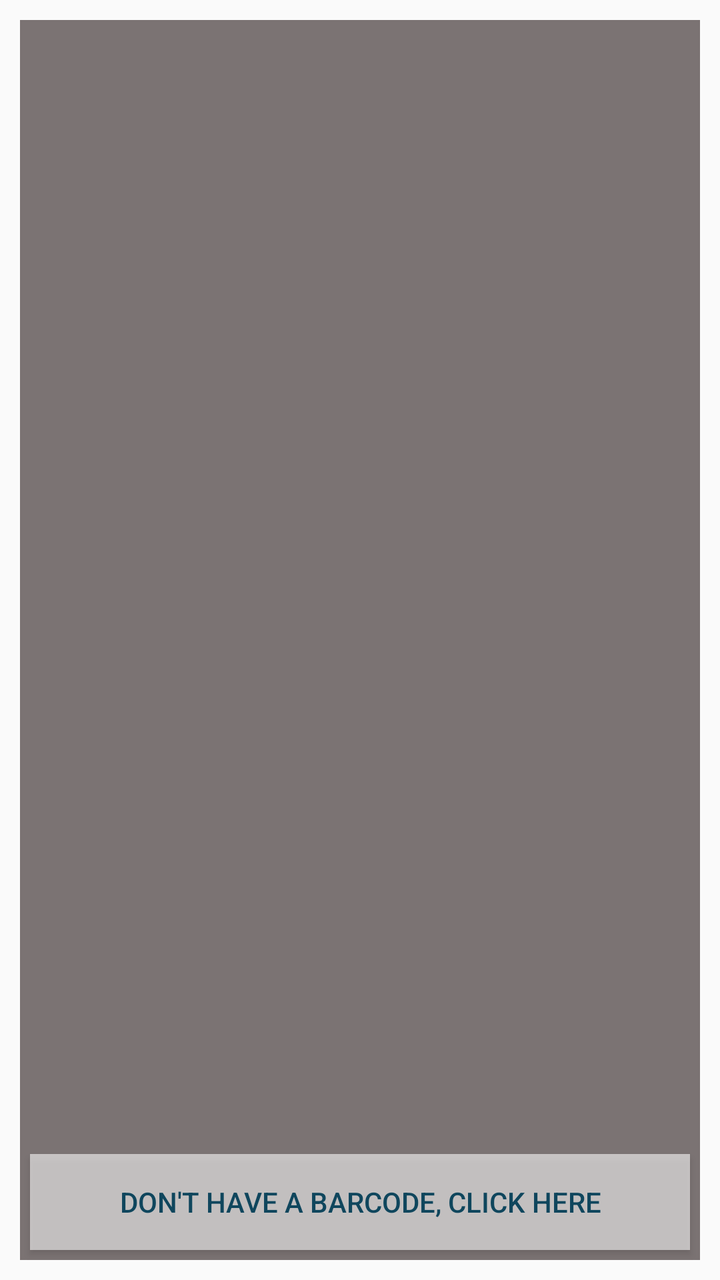
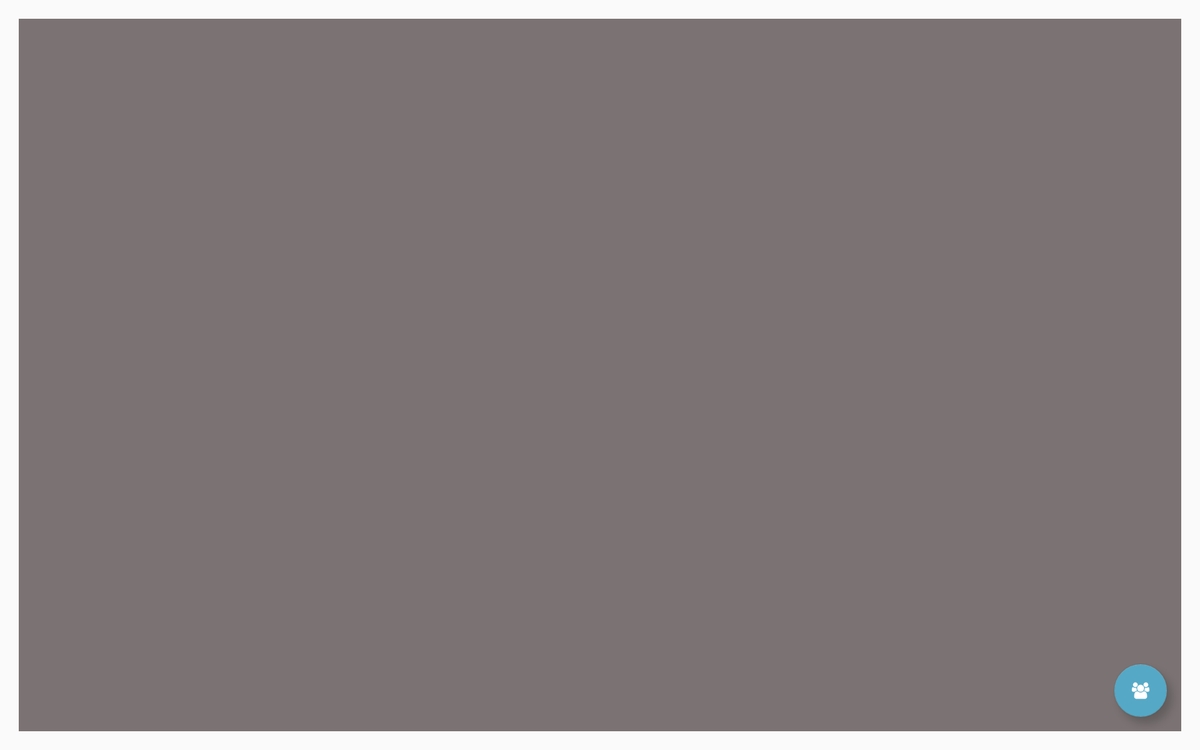

One screen, two layout resources from the same app: the default and the repository's alternative for another configuration. Each is rendered where Android would select it; the XML of both is given below.
<!-- AndroidManifest.xml: application theme AppTheme -->
<!-- res/layout/activity_barcode.xml -->
<?xml version="1.0" encoding="utf-8"?>
<RelativeLayout
    xmlns:android="http://schemas.android.com/apk/res/android"
    android:layout_width="match_parent"
    android:layout_height="match_parent"
    android:layout_margin="@dimen/activity_camera_margin"
    android:background="#7b7373">

    <FrameLayout
        android:id="@+id/activity_barcode_camera_preview"
        android:layout_width="match_parent"
        android:layout_height="match_parent"/>
    <Button
        android:id="@+id/activity_barcode_button"
        android:layout_width="match_parent"
        android:layout_height="wrap_content"
        android:layout_margin="5dp"
        android:layout_alignParentBottom="true"
        android:background="#95ffffff"
        android:textColor="@color/colorPrimaryDark"
        android:text="Don't have a barcode, click here"/>

</RelativeLayout>
<!-- resources referenced by this layout -->
<resources>
  <color name="colorPrimaryDark">#0F465D</color>
  <dimen name="activity_camera_margin">10dp</dimen>
  <style name="AppTheme" parent="Theme.AppCompat.Light.NoActionBar">
          
          <item name="android:textColorPrimary">@android:color/white</item>
          <item name="colorPrimary">@color/colorPrimary</item>
          <item name="colorPrimaryDark">@color/colorPrimaryDark</item>
          <item name="colorAccent">@color/colorAccent</item>
          <item name="actionOverflowMenuStyle">@style/OverflowMenu</item>
          <item name="textAppearanceLargePopupMenu">@style/OverflowMenuLargeTextColor</item>
          <item name="textAppearanceSmallPopupMenu">@style/OverflowMenuSmallTextColor</item>
      </style>
  <color name="colorPrimary">#55A9C6</color>
  <color name="colorAccent">#FF4081</color>
  <style name="OverflowMenu" parent="Widget.AppCompat.PopupMenu.Overflow">
          <item name="android:popupBackground">#ffffff</item>
      </style>
  <style name="OverflowMenuLargeTextColor" parent="TextAppearance.AppCompat.Light.Widget.PopupMenu.Large">
          <item name="android:textColor">#000000</item>
      </style>
  <style name="OverflowMenuSmallTextColor" parent="TextAppearance.AppCompat.Light.Widget.PopupMenu.Small">
          <item name="android:textColor">#000000</item>
      </style>
</resources>
<!-- res/layout-xlarge-land/activity_barcode.xml (the repository's variant of the layout above) -->
<!-- drawn on a large tablet held sideways -->
<?xml version="1.0" encoding="utf-8"?>
<RelativeLayout
    xmlns:android="http://schemas.android.com/apk/res/android"
    xmlns:app="http://schemas.android.com/apk/res-auto"
    android:layout_width="match_parent"
    android:layout_height="match_parent"
    android:layout_margin="20dp"
    android:background="#7b7373">

    <FrameLayout
        android:id="@+id/activity_barcode_camera_preview"
        android:layout_width="match_parent"
        android:layout_height="match_parent"/>
    <android.support.design.widget.FloatingActionButton
        android:id="@+id/activity_barcode_button"
        android:layout_width="56dp"
        android:layout_height="56dp"
        android:layout_margin="15dp"
        android:layout_alignParentBottom="true"
        android:layout_alignParentRight="true"
        android:src="@drawable/person"
        android:scaleType="center"
        android:elevation="8dp"
        app:backgroundTint="@color/colorPrimary" />

</RelativeLayout>
<!-- resources referenced by the variant -->
<!-- as a large tablet held sideways resolves them -->
<resources>
  <color name="colorPrimary">#55A9C6</color>
  <!-- drawable person: png bitmap (drawable, 18375 bytes) -->
  <style name="AppTheme" parent="Theme.AppCompat.Light.NoActionBar">
          
          <item name="android:textColorPrimary">@android:color/white</item>
          <item name="colorPrimary">@color/colorPrimary</item>
          <item name="colorPrimaryDark">@color/colorPrimaryDark</item>
          <item name="colorAccent">@color/colorAccent</item>
          <item name="actionOverflowMenuStyle">@style/OverflowMenu</item>
          <item name="textAppearanceLargePopupMenu">@style/OverflowMenuLargeTextColor</item>
          <item name="textAppearanceSmallPopupMenu">@style/OverflowMenuSmallTextColor</item>
      </style>
  <color name="colorPrimaryDark">#0F465D</color>
  <color name="colorAccent">#FF4081</color>
  <style name="OverflowMenu" parent="Widget.AppCompat.PopupMenu.Overflow">
          <item name="android:popupBackground">#ffffff</item>
      </style>
  <style name="OverflowMenuLargeTextColor" parent="TextAppearance.AppCompat.Light.Widget.PopupMenu.Large">
          <item name="android:textColor">#000000</item>
      </style>
  <style name="OverflowMenuSmallTextColor" parent="TextAppearance.AppCompat.Light.Widget.PopupMenu.Small">
          <item name="android:textColor">#000000</item>
      </style>
</resources>
